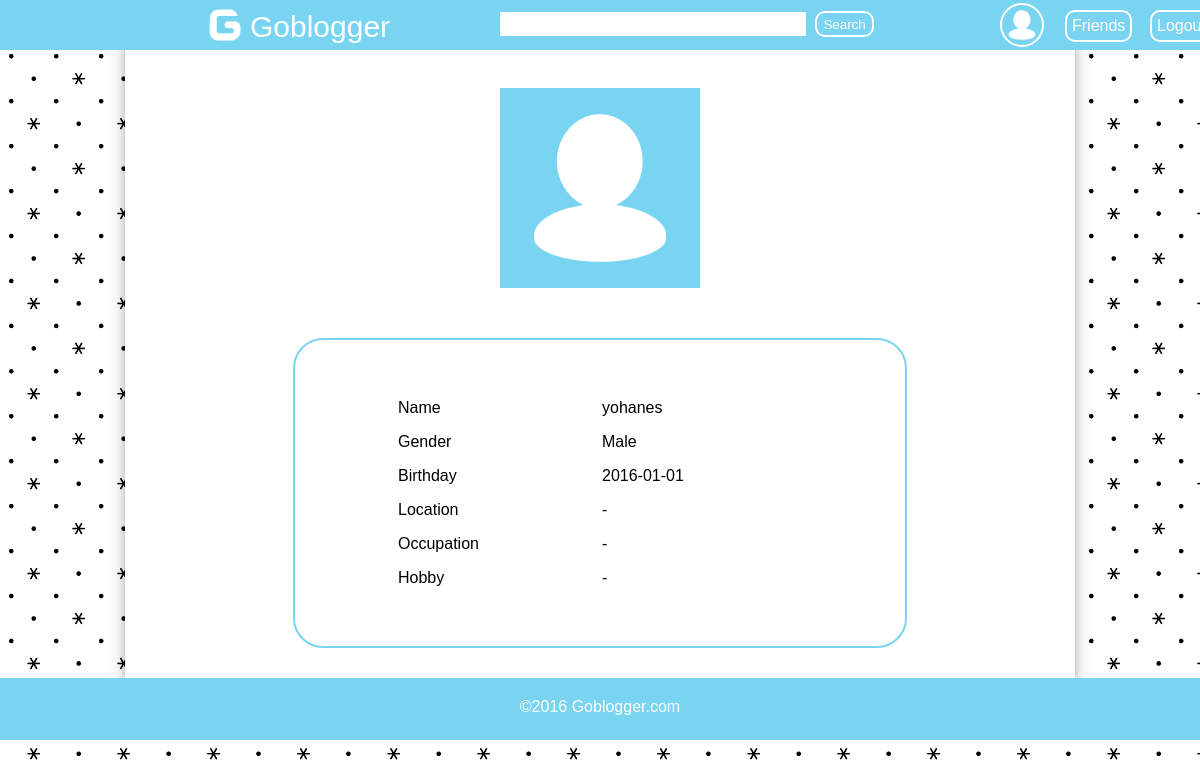
/profile.php?username=fictionfact26 (signed in), run on an earlier commit of the app's database.
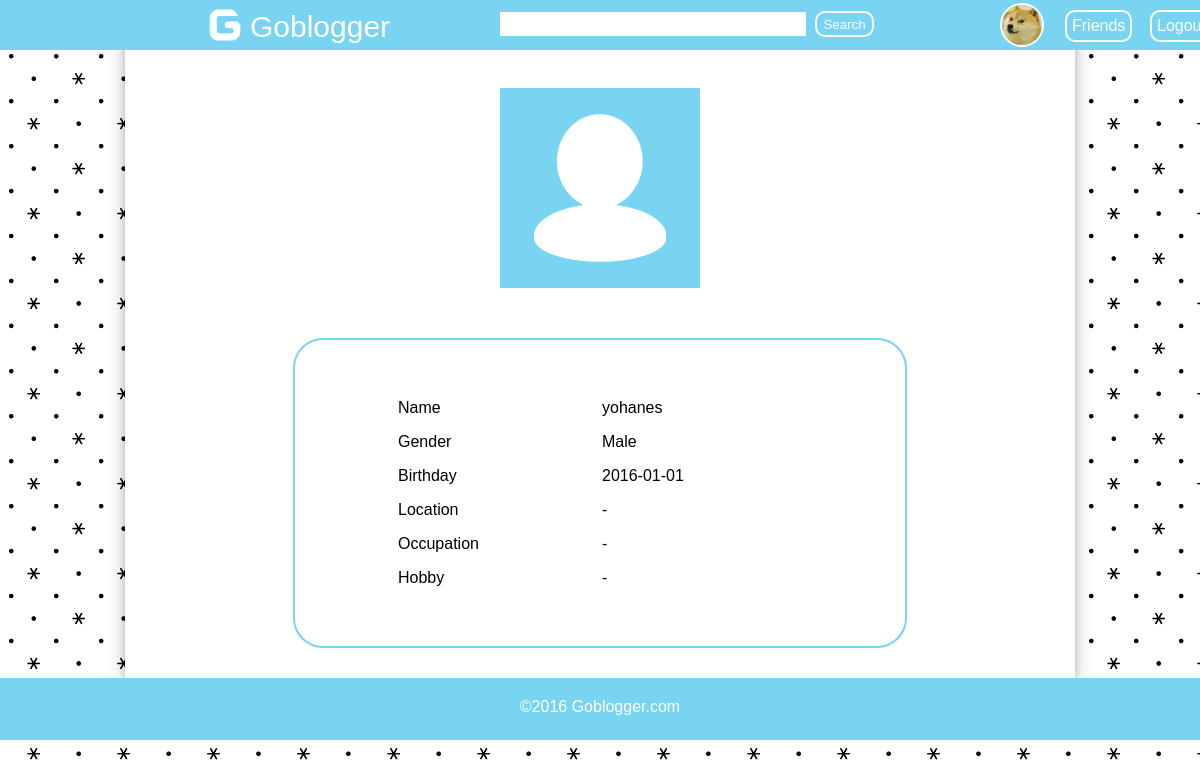
And on a later commit of the database.
### tables this page shows
CREATE TABLE `member` (
  `username` varchar(45) NOT NULL,
  `password` varchar(45) NOT NULL,
  `name` varchar(50) NOT NULL,
  `birthday` date NOT NULL,
  `email` varchar(50) NOT NULL,
  `gender` varchar(1) NOT NULL,
  `location` varchar(255) DEFAULT NULL,
  `occupation` varchar(255) DEFAULT NULL,
  `hobby` varchar(255) DEFAULT NULL,
  `profile_image` varchar(50) DEFAULT NULL,
  PRIMARY KEY (`username`)
);

### profile.php (the view, shortened to what this page needs)
<!DOCTYPE html>
<html>
<head>
</head>
<body>
	<div id="wrapper">
		<div id="header">
			<a href="main.php" style="text-decoration:none; margin-left:200px; margin-top:-100px">
				<img src="images/resources/logo_no_background.png" style="width:50px; height:50px;">
				<span style="color:white; font-size:30px; margin-top: 10px; position:absolute; width:100px; height:100px;">Goblogger</span>
			</a>
			<form method="post" action="search.php"  id="searchform">
				<input type="text" name="name" id="field_search" style="height:20px;">
				<input type="submit" name="submit" value="Search" style="height:26px;" id="button_search">
			</form>
			<div id="sidebar">
				<?php
					$conn = konek_db();
					$logged_username = $_COOKIE['logged_in'];
					$query = $conn->prepare("select profile_image from member where username=?");
					$query->bind_param("s", $logged_username);
					$result = $query->execute();
					$rows = $query->get_result();
					while($row = $rows->fetch_array()){
						$profile_image = $row['profile_image'];
						if($profile_image != null && $profile_image != '')
							echo "<a href=\"profile.php?username=$logged_username\"><img src=\"images/thumbnail/$profile_image\"></a>";
						else
							echo "<a href=\"profile.php?username=$logged_username\"><img src=\"images/resources/default_profile.png\"></a>";
					}
				?>
				<a href="friend.php" class="side_text">Friends</a>
				<a href="logout.php" class="side_text" id="sidetext">Logout</a>
			</div>
		</div>
		<div id="content">
			<?php
				if(isset($_GET['username'])){
					$username_visited = $_GET['username'];
				}else{
					$username_visited = $_COOKIE['logged_in'];
				}
				$conn = konek_db();
				$query = $conn->prepare("select * from member where username=?");
				$query->bind_param("s", $username_visited);
				$result = $query->execute();
				$rows = $query->get_result();
				while($row = $rows->fetch_array()){
					$name = $row['name'];
					$birthday = $row['birthday'];
					$gender = $row['gender'];
					$location = $row['location'];
					$occupation = $row['occupation'];
					$hobby = $row['hobby'];
					$profile_image_visited = $row['profile_image'];
				}
				if($profile_image_visited != null && $profile_image_visited != "")
					echo "<a href=\"images/profile/$profile_image_visited\"><img src=\"images/profile/$profile_image_visited\" id=\"profile_image_visited\"></a>";
				else
					echo "<img src=\"images/resources/default_profile.png\" id=\"profile_image_visited\" style=\"background-color:#79D4F2;\">";
			?>
			<table>
				<tr>
					<td>Name</td>
					<td><?php echo $name; ?></td>
				</tr>
				<tr>
					<td>Gender</td>
					<td>
						<?php
							if($gender == "m")
								echo "Male";
							else
								echo "Female";
						 ?>
					</td>
				</tr>
				<tr>
					<td>Birthday</td>
					<td><?php echo $birthday; ?></td>
				</tr>
				<tr>
					<td>Location</td>
					<td>
						<?php
							if($location != "" && $location != null)
								echo $location;
							else
								echo "-";
						 ?>
					</td>
				</tr>
				<tr>
					<td>Occupation</td>
					<td>
						<?php
							if($occupation != "" && $occupation != null)
								echo $occupation;
							else
								echo "-";
						 ?>
					</td>
				</tr>
				<tr>
					<td>Hobby</td>
					<td>
						<?php
							if($hobby != "" && $hobby != null)
								echo $hobby;
							else
								echo "-";
						 ?>
					</td>
				</tr>
			</table>
		</div>
		<div id="footer">
			<p>&copy;2016 <a href="main.php" style="text-decoration:none; color:white;">Goblogger.com</a></p>
		</div>
	</div>
</body>
</html>

What changed in the data, as far as the page shows it:
changed member (number 1 of 2 on the later page): profile_image: picture added
